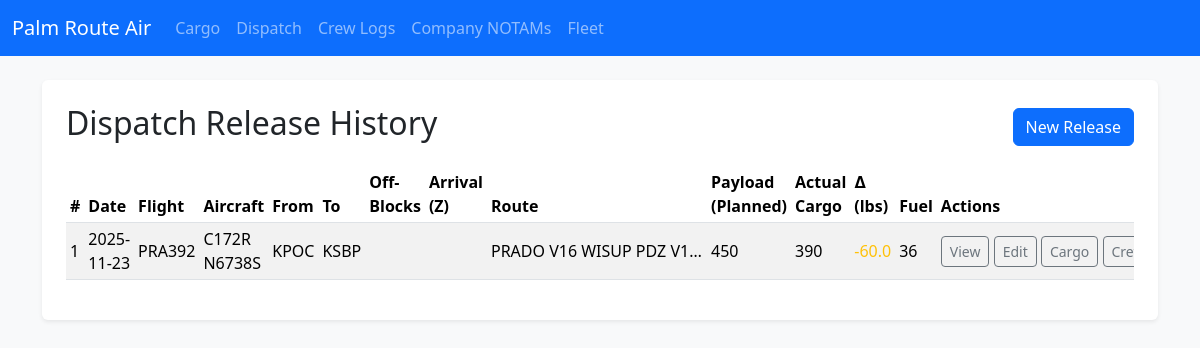
The app's page /dispatch/history, older data.
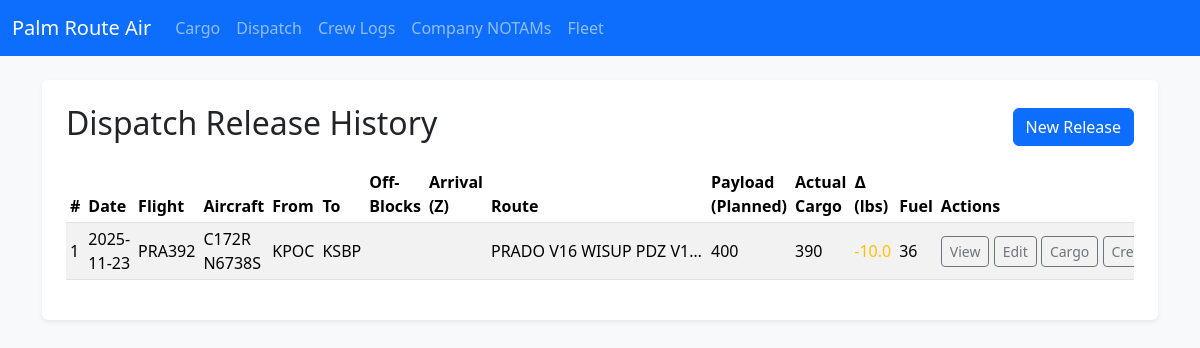
The same page, newer data.
### app.py (models this page shows)
class DispatchRelease(db.Model):
    id = db.Column(db.Integer, primary_key=True)
    date = db.Column(db.String(20))
    flight_id = db.Column(db.String(20))
    aircraft = db.Column(db.String(50))
    fleet_entry_id = db.Column(db.Integer, db.ForeignKey('fleet_entry.id'))
    departure = db.Column(db.String(10))
    destination = db.Column(db.String(10))
    offblocks = db.Column(db.String(10))
    arrival = db.Column(db.String(10))
    route = db.Column(db.Text)
    payload_planned = db.Column(db.String(20))  # Planned payload weight (lbs)
    fuel_planned = db.Column(db.String(20))     # Planned fuel (gal or lbs)
    cargo_plan = db.Column(db.Text)             # Summary of intended cargo items
    alt_airports = db.Column(db.Text)           # Alternate airports list
    weather_brief = db.Column(db.Text)          # Weather summary / risks
    special_notes = db.Column(db.Text)          # Special instructions / hazards
    actual_cargo_weight = db.Column(db.String(20))  # Aggregated from linked manifests
    flight_plan_raw = db.Column(db.Text)        # Raw uploaded flight plan content (SimBrief, etc.)
    flight_plan_source = db.Column(db.String(30))  # Source identifier e.g. 'simbrief'
    briefing_pdf_filename = db.Column(db.String(120))  # Stored PDF briefing filename (in ./briefings)
    cargo_manifests = db.relationship('CargoManifest', backref='dispatch_release', lazy='dynamic')
    fleet_entry = db.relationship('FleetEntry', lazy='joined')

### app.py (the view)
@app.route('/dispatch/history')
def dispatch_history():
    releases = DispatchRelease.query.order_by(DispatchRelease.id.desc()).all()
    return render_template('dispatch_history.html', releases=releases)

### templates/dispatch_history.html (shortened to what this page needs)
{% extends 'base.html' %}
{% block content %}
<div class="p-4 bg-white rounded shadow-sm">
  <div class="d-flex justify-content-between align-items-center mb-3">
    <h2>Dispatch Release History</h2>
    <a href="{{ url_for('dispatch') }}" class="btn btn-primary">New Release</a>
  </div>
  {% if releases %}
  <div class="table-responsive">
    <table class="table table-sm table-striped align-middle">
      <thead>
        <tr>
          <th>#</th>
          <th>Date</th>
          <th>Flight</th>
          <th>Aircraft</th>
          <th>From</th>
          <th>To</th>
          <th>Off-Blocks</th>
          <th>Arrival (Z)</th>
          <th>Route</th>
          <th>Payload (Planned)</th>
          <th>Actual Cargo</th>
          <th>∆ (lbs)</th>
          <th>Fuel</th>
          <th>Actions</th>
        </tr>
      </thead>
      <tbody>
        {% for d in releases %}
        <tr>
          <td>{{ d.id }}</td>
          <td>{{ d.date }}</td>
          <td>{{ d.flight_id }}</td>
          <td>{{ d.aircraft }}</td>
          <td>{{ d.departure }}</td>
          <td>{{ d.destination }}</td>
          <td>{{ d.offblocks }}</td>
            <td>{{ d.arrival }}</td>
          <td style="max-width: 220px; white-space: nowrap; overflow: hidden; text-overflow: ellipsis;">{{ d.route }}</td>
          <td>{{ d.payload_planned or '—' }}</td>
          <td>{{ d.actual_cargo_weight or '—' }}</td>
          <td>
            {% if d.payload_planned and d.actual_cargo_weight %}
              {% set diff = (d.actual_cargo_weight|float) - (d.payload_planned|float) %}
              <span class="{% if diff|abs > 0 %}text-{{ 'danger' if diff > 0 else 'warning' }}{% endif %}">{{ diff|round(1) }}</span>
            {% else %}—{% endif %}
          </td>
          <td>{{ d.fuel_planned or '—' }}</td>
          <td class="text-nowrap">
            <a class="btn btn-outline-secondary btn-sm" href="{{ url_for('dispatch_detail', id=d.id) }}">View</a>
            <a class="btn btn-outline-secondary btn-sm" href="{{ url_for('dispatch_edit', id=d.id) }}">Edit</a>
            <a class="btn btn-outline-secondary btn-sm" href="{{ url_for('cargo', date=d.date, flight_id=d.flight_id, aircraft=d.aircraft, departure=d.departure, arrival=d.destination, dispatch_release_id=d.id) }}">Cargo</a>
            <a class="btn btn-outline-secondary btn-sm" href="{{ url_for('crew', date=d.date, flight_id=d.flight_id, origin=d.departure, destination=d.destination, aircraft=d.aircraft, dispatch_release_id=d.id) }}">Crew Log</a>
          </td>
        </tr>
        {% endfor %}
      </tbody>
    </table>
  </div>
  {% else %}
  <p class="text-muted">No dispatch releases saved yet.</p>
  {% endif %}
</div>
{% endblock %}

Row changes from the older to the newer data that the page shows:
changed DispatchRelease "PRA392": payload_planned "450" → "400"; diff "-60.0" → "-10.0"
